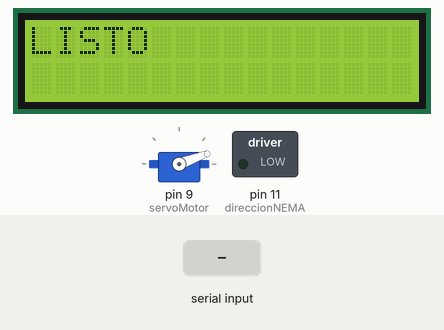
The sketch below on a simulated Arduino Uno, built with avr-gcc and run on an emulated ATmega328P. Parts: servo, 16×2 character LCD, switched loads named in the sketch (green lamp = pin HIGH). Inputs (shaded band) come from the test bench. What the sketch prints to the serial monitor is not drawn.

Above: at 1.2 s.
1.3 s: "/" received over the second serial link
2.8 s: "90/45\n" received over the second serial link
At 3.1 s:
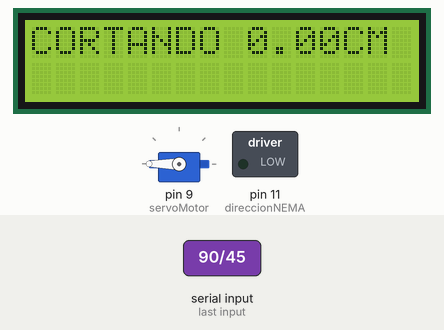
Timing chart, 0 to 5.8 s (numbered marks = the images above; inputs shaded):
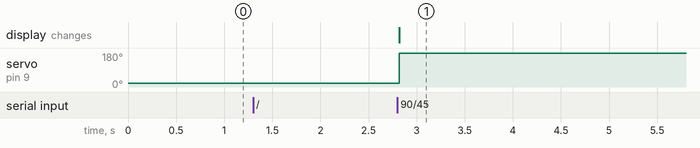

Measured:
- after the input at 1.3 s, every drawn part: stays the same
- after the input at 2.8 s, servo on pin 9 (servoMotor): 20° → 180° at once; the display: changes at once (image 1)

The sketch:

motor-bluetooth-lcd.ino
```cpp
#include <Wire.h>
#include <SoftwareSerial.h>
#include <Servo.h>
#include <LiquidCrystal_I2C.h>


SoftwareSerial Bluetooth(3, 2);
// (RXD, TXD) del arduino

LiquidCrystal_I2C lcd(0x27,16,2);
char dato;

// SG90 PIN 6

// PARTE MOTOR

int velocidadNEMA = 7000;
float DIAMETRO = 0.97; // CM
float CIRCUNFERENCIA = DIAMETRO * PI;    // CM
float DISTANCIAPASO = CIRCUNFERENCIA / 200; // CM

int stepsNEMA = 10;
int direccionNEMA = 11;
int pasos = 200;

Servo servoMotor;

void setup()
{
  Bluetooth.begin(9600);
  Serial.begin(9600);
  Serial.println("NASHE");
  Serial.println("HOLA");
  servoMotor.attach(9); // CABLE AZUL
  servoMotor.write(20);

  // PARTES MOTOR

  pinMode(stepsNEMA, OUTPUT);
  pinMode(direccionNEMA, OUTPUT);

  digitalWrite(direccionNEMA, LOW);

  lcd.init();
  lcd.clear();
  lcd.backlight();
  lcd.setCursor(0,0);
  lcd.print("LISTO");
}

// numeroTemporal guarda los numeros enviados hasta que se reciba un "/", en ese momento la variable se sobreescribe y el giro es ejecutado
String numeroTemporal = "";

float inputs[2]; // [longitud, cantidad]
int contador = 0;

int ready = 0; // Booleano indica si se recibieron los 2 números

void loop() {
  if (Bluetooth.available()) {
    dato = (Bluetooth.read());
    Serial.println(dato);
    Serial.println("DATO");
    if (dato == '/') {
        inputs[contador] = numeroTemporal.toFloat();
        contador += 1;
        numeroTemporal = "";
        if (contador == 2) {
            ready = 1;
        }
    } else {
        numeroTemporal += dato; // Añade a numeroTemporal el último carácter enviado en caso de que no sea un "/"
    }

  if (ready == 1) {
    lcd.clear();
    lcd.print("CORTANDO ");
    lcd.print(inputs[0]);
    lcd.print("CM");

    // CANTIDAD DE CABLES NEMA

    for (int i = 0
    ; i < inputs[1]; i++) {
      servoMotor.write(20);
      lcd.setCursor(0,1);

      // LARGO CABLES NEMA

      for (float j = 0; j< (inputs[0] /  DISTANCIAPASO); j++) {
        digitalWrite(stepsNEMA, HIGH);
        digitalWrite(stepsNEMA, LOW);
        delayMicroseconds(velocidadNEMA);  // Regula la velocidad, cuanto mas bajo mas velocidad.
      }
      servoMotor.write(180); // CORTA
      delay(1000);

    }
        ready = 0;
        numeroTemporal = ""; // numeroTemporal debe sobreescribirse
        contador = 0;
        Serial.println("LISTO");
        lcd.clear();
        lcd.print("LISTO");
    }
    servoMotor.write(20);
  }
}
```
